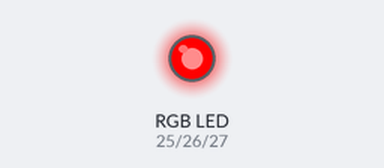
Simulated run of this sketch. Board: ESP32. Parts: an RGB LED mixed from three pins (HIGH = lit).

Above: at 0.5 s.
At 1.5 s:
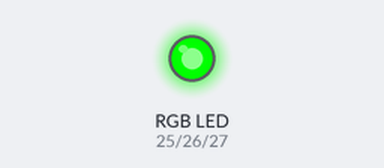
At 2.5 s:
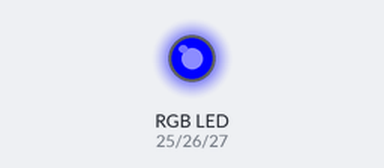
At 3.5 s:
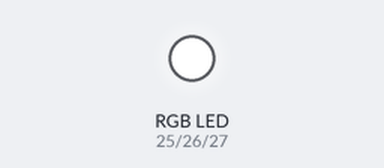
Timing chart, 0 to 5.2 s (numbered marks = the images above):
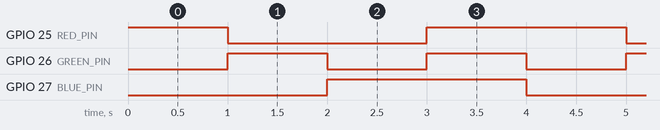

Measured:
- by itself, GPIO 25 (RED_PIN): repeats every 4.0 s: LOW 2.0 s, HIGH 2.0 s
- by itself, GPIO 26 (GREEN_PIN): alternates HIGH for 1.0 s and LOW for 1.0 s
- by itself, GPIO 27 (BLUE_PIN): alternates HIGH for 2.0 s and LOW for 2.0 s

The sketch:

rgb_led_module.ino
```cpp
#define RED_PIN   25
#define GREEN_PIN 26
#define BLUE_PIN  27

void setup() {
  pinMode(RED_PIN, OUTPUT);
  pinMode(GREEN_PIN, OUTPUT);
  pinMode(BLUE_PIN, OUTPUT);
}

void loop() {
  // RED
  digitalWrite(RED_PIN, HIGH);
  digitalWrite(GREEN_PIN, LOW);
  digitalWrite(BLUE_PIN, LOW);
  delay(1000);

  // GREEN
  digitalWrite(RED_PIN, LOW);
  digitalWrite(GREEN_PIN, HIGH);
  digitalWrite(BLUE_PIN, LOW);
  delay(1000);

  // BLUE
  digitalWrite(RED_PIN, LOW);
  digitalWrite(GREEN_PIN, LOW);
  digitalWrite(BLUE_PIN, HIGH);
  delay(1000);

  // WHITE (all on)
  digitalWrite(RED_PIN, HIGH);
  digitalWrite(GREEN_PIN, HIGH);
  digitalWrite(BLUE_PIN, HIGH);
  delay(1000);
}
```
